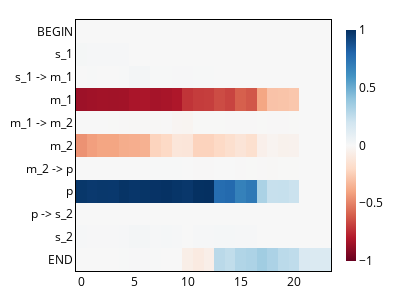

Notebook code for this chart:
### Code cell
pu.plot_residual(h.normalise_tensor(h.resize_all(s_resid_denoising2_pythia)), labels, image_dir / "symbolic_residual2.png")

### Figure 1 — Plotly figure (JSON) as saved in the notebook; plotly's stock layout.template omitted (floating-point values rounded to 4 significant figures; data arrays with more than 128 entries replaced by an {"elided": "..."} marker saying what was removed)
{"data": [{"coloraxis": "coloraxis", "hovertemplate": "Layer: %{x}<br>Sequence Position: %{y}<br>color: %{z}<extra></extra>", "name": "0", "type": "heatmap", "xaxis": "x", "y": ["BEGIN", "s_1", "s_1 -> m_1", "m_1", "m_1 -> m_2", "m_2", "m_2 -> p", "p", "p -> s_2", "s_2", "END"], "yaxis": "y", "z": {"elided": "11x24 float values"}}], "layout": {"coloraxis": {"cmid": 0, "colorbar": {"len": 1, "lenmode": "fraction", "thickness": 10, "thicknessmode": "pixels", "title": {}}, "colorscale": [[0, "rgb(103,0,31)"], [0.1, "rgb(178,24,43)"], [0.2, "rgb(214,96,77)"], [0.3, "rgb(244,165,130)"], [0.4, "rgb(253,219,199)"], [0.5, "rgb(247,247,247)"], [0.6, "rgb(209,229,240)"], [0.7, "rgb(146,197,222)"], [0.8, "rgb(67,147,195)"], [0.9, "rgb(33,102,172)"], [1, "rgb(5,48,97)"]]}, "font": {"color": "black", "size": 12}, "height": 300, "margin": {"b": 20, "l": 10, "r": 10, "t": 20}, "title": {"font": {"size": 14}}, "width": 400, "xaxis": {"anchor": "y", "constrain": "domain", "domain": [0, 1], "linecolor": "black", "linewidth": 1, "mirror": true, "scaleanchor": "y", "showline": true, "showticklabels": true, "tickmode": "array", "ticks": "", "title": {}}, "yaxis": {"anchor": "x", "autorange": "reversed", "constrain": "domain", "domain": [0, 1], "linecolor": "black", "linewidth": 1, "mirror": true, "showline": true, "showticklabels": true, "tickmode": "array", "ticks": "", "ticktext": ["BEGIN", "s_1", "s_1 -> m_1", "m_1", "m_1 -> m_2", "m_2", "m_2 -> p", "p", "p -> s_2", "s_2", "END"], "tickvals": [0, 1, 2, 3, 4, 5, 6, 7, 8, 9, 10], "title": {}}}}
